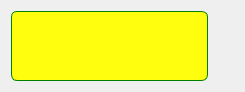
<?xml version="1.0" encoding="UTF-8"?>
<ui version="4.0">
 <class>InfoWindow</class>
 <widget class="QWizardPage" name="InfoWindow">
  <property name="geometry">
   <rect>
    <x>0</x>
    <y>0</y>
    <width>245</width>
    <height>89</height>
   </rect>
  </property>
  <property name="windowTitle">
   <string>WizardPage</string>
  </property>
  <property name="styleSheet">
   <string notr="true">QWidget {
	font-family: arial-rounded;
	font: bold 10px;
	color: black; /** font **/
}

QPushButton {
	background-color: transparent;
	border-style: solid;
	border-width: 0px;
	border-radius:3px;
	border-color: green;
    max-height:20px;
}

QTextEdit {
	background-color: rgba(255, 255, 0, 240); /* transparent yellow */
	border-style: solid;
	border-width:1px;
	border-radius:6px;
	border-color: green;
	opacity: 0.5;
}
</string>
  </property>
  <layout class="QHBoxLayout" name="horizontalLayout">
   <item>
    <widget class="QTextEdit" name="te_Message">
     <property name="readOnly">
      <bool>true</bool>
     </property>
    </widget>
   </item>
   <item alignment="Qt::AlignTop">
    <widget class="QPushButton" name="pb_Close">
     <property name="sizePolicy">
      <sizepolicy hsizetype="Fixed" vsizetype="Fixed">
       <horstretch>0</horstretch>
       <verstretch>0</verstretch>
      </sizepolicy>
     </property>
     <property name="maximumSize">
      <size>
       <width>20</width>
       <height>20</height>
      </size>
     </property>
     <property name="text">
      <string/>
     </property>
     <property name="icon">
      <iconset resource="../../src/blackgui/blackgui.qrc">
       <normaloff>:/blackgui/icons/close.png</normaloff>:/blackgui/icons/close.png</iconset>
     </property>
    </widget>
   </item>
  </layout>
 </widget>
 <resources>
  <include location="../../src/blackgui/blackgui.qrc"/>
 </resources>
 <connections>
  <connection>
   <sender>pb_Close</sender>
   <signal>clicked()</signal>
   <receiver>InfoWindow</receiver>
   <slot>hide()</slot>
   <hints>
    <hint type="sourcelabel">
     <x>272</x>
     <y>52</y>
    </hint>
    <hint type="destinationlabel">
     <x>302</x>
     <y>67</y>
    </hint>
   </hints>
  </connection>
 </connections>
</ui>
